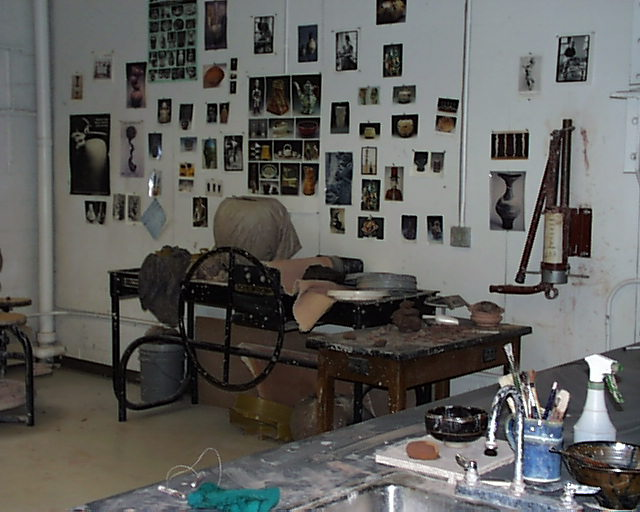
//> input picture OG_Files/olympus/pic.0008.jpg, 640 x 512 px; its folder holds 4 pictures in this run; the run also reads 1 picture not shown here
$ ./Task_2_Histogram_Matching ../../../OG_Files/olympus/pic.0008.jpg   (built with g++ and OpenCV 4)
//> lines starting //> are read from the running program, lines starting //| are printed output that depends on the picture
/*
*   Project_2_Task_2 : Histogram Matching
*
Author: Priyanshu Ranka
Date: 07/02/2025
Subject: PRCV
Problem Statement:
Implement a program that reads a target image and a database of images, computes a 2D color histogram for each image,
and finds the top N images that are most similar to the target image based on histogram intersection.
*/

// Include necessary libraries
#include <iostream>
#include <vector>
#include <string>
#include <algorithm>
#include <filesystem>
#include <opencv2/opencv.hpp>

// Define namespaces
using namespace cv;
using namespace std;
namespace fs = std::filesystem;

// Function to compute a 2D color histogram using rg chromaticity
vector<float> computeHistogram(const Mat& image, int bins = 16)
{
	// If image is not present, give error message
    if (image.empty())
    {
        cerr << "Error: Image is empty!" << endl;
        return {};
    }

	// Convert image to float and split into RGB channels
    Mat float_img;
    image.convertTo(float_img, CV_32F);  // Convert to float for division

    vector<Mat> channels(3);
    split(float_img, channels);

	// RGB Color space
    Mat r = channels[2];  // Red channel
    Mat g = channels[1];  // Green channel
    Mat b = channels[0];  // Blue channel

	// Compute rg chromaticity
    Mat sum_rgb = r + g + b + 1e-6;  // Avoid division by zero
    Mat r_norm = r / sum_rgb;
    Mat g_norm = g / sum_rgb;

    // Define histogram parameters
    int histSize[] = { bins, bins };
    float r_range[] = { 0, 1 };
    float g_range[] = { 0, 1 };
    const float* ranges[] = { r_range, g_range };
    int channelsArray[] = { 0, 1 };

    Mat hist;
    Mat rg_planes[] = { r_norm, g_norm };
    calcHist(rg_planes, 2, channelsArray, Mat(), hist, 2, histSize, ranges, true, false);

    // Normalize histogram (sum of all bins = 1)
    normalize(hist, hist, 1, 0, NORM_L1);

    // Flatten histogram into a vector
    vector<float> hist_vector;
    hist_vector.assign((float*)hist.datastart, (float*)hist.dataend);

    return hist_vector;
}

// Function to compute histogram intersection
float computeHistogramIntersection(const vector<float>& h1, const vector<float>& h2)
{
    float intersection = 0;
    for (size_t i = 0; i < h1.size(); ++i)
    {
        intersection += min(h1[i], h2[i]);  // Sum of min values
    }
    return intersection;  // Higher means more similar
}

// Main function
int main(int argc, char* argv[])
{
    if (argc != 2)
    {
        cerr << "Usage: " << argv[0] << " <targetImagePath>" << endl;
        return 1;
    }

	// Target image path, database directory path and N initializations
    string targetImagePath = argv[1];
    string databaseDirectory = "C:\\Users\\yashr\\Desktop\\NEU\\Semester 2\\PRCV\\Projects\\Project_2\\olympus";
    int N = 3;  // Top N matches (as required in thee project)

    // Load target image
    Mat target_image = imread(targetImagePath, IMREAD_COLOR);
//> target_image is the input picture: 512 rows x 640 cols, CV_8UC3; mean B, G, R 93.5, 96.3, 96.4
    if (target_image.empty())
    {
        cerr << "Error: Could not open target image." << endl;
        return 1;
    }

    // Compute histogram for the target image
    vector<float> target_histogram = computeHistogram(target_image);
//> in computeHistogram, `Mat g_norm = g / sum_rgb;`:
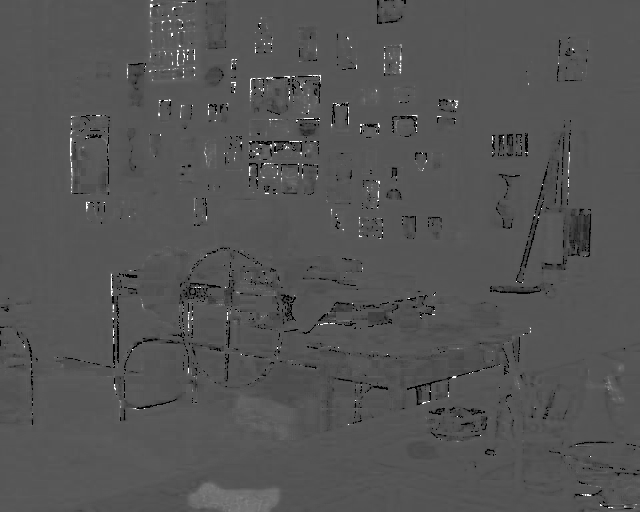
//> g_norm: 512 rows x 640 cols, CV_32FC1; min 0, max 1, mean 0.332
//> in computeHistogram, `hist_vector.assign((float*)hist.datastart, (float*)hist.dataend);`: hist_vector = 256 values, max 0.705 at index 85, min 0 at index 17, mean 0.00391
//> target_histogram has the same summary as hist_vector in computeHistogram
    if (target_histogram.empty())
    {
        cerr << "Error: Could not compute histogram for target image." << endl;
        return 1;
    }

    // Store filenames and histograms of database images
    vector<pair<float, string>> similarityScores;

    try
    {
        for (const auto& entry : fs::directory_iterator(databaseDirectory))
        {
            if (entry.is_regular_file())
            {
                string filename = entry.path().filename().string();
                string imagePath = entry.path().string();

                Mat image = imread(imagePath, IMREAD_COLOR);
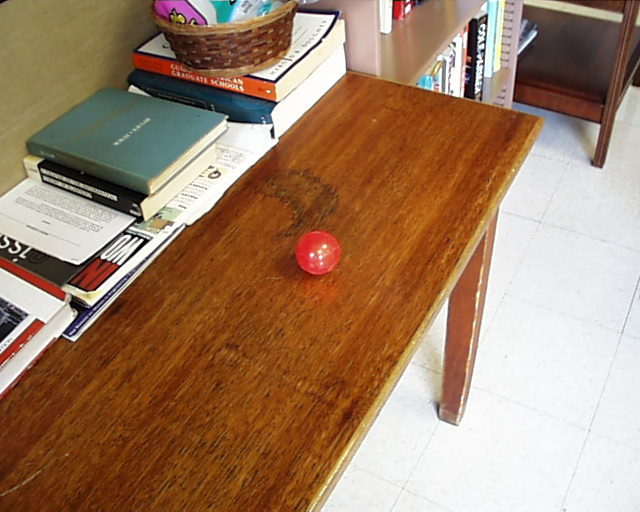
//> input picture OG_Files/olympus/pic.0028.jpg, 640 x 512 px
//> image is the input picture: 512 rows x 640 cols, CV_8UC3; mean B, G, R 103.9, 129, 160.9
                if (!image.empty())
                {
                    vector<float> imageHistogram = computeHistogram(image);
//> call 2 of computeHistogram, with bins = 16
//> in computeHistogram (call 2), `split(float_img, channels);`:
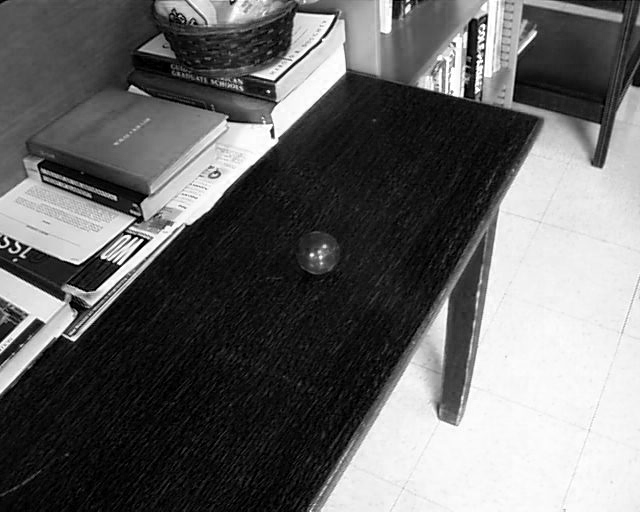
//> channels[0]: 512 rows x 640 cols, CV_32FC1; min 0, max 255, mean 103.9
//> in computeHistogram (call 2), `split(float_img, channels);`:
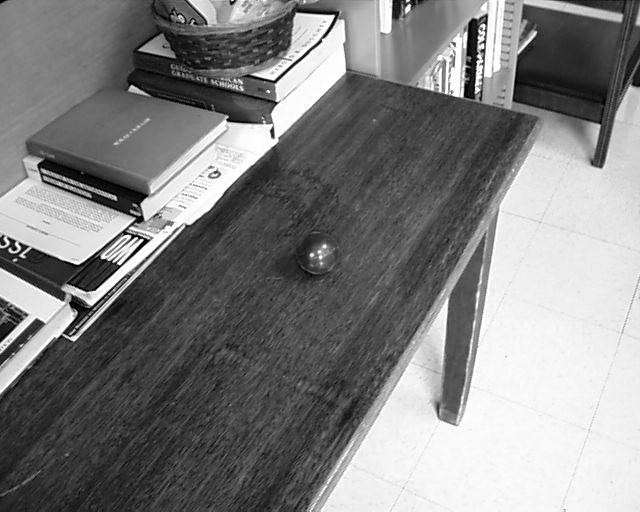
//> channels[1]: 512 rows x 640 cols, CV_32FC1; min 0, max 255, mean 129
//> in computeHistogram (call 2), `split(float_img, channels);`:
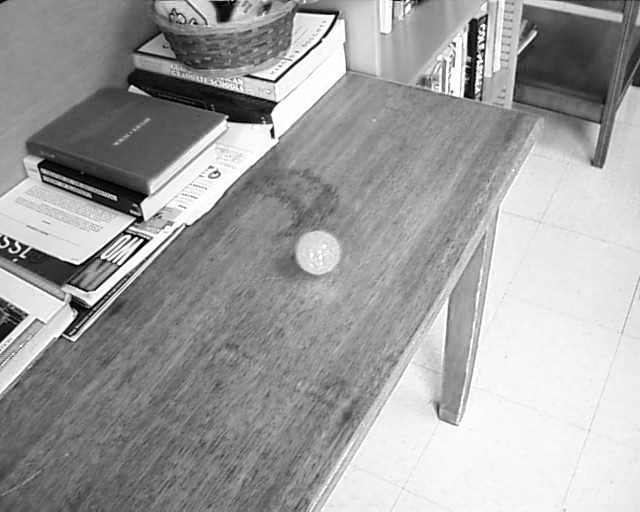
//> channels[2]: 512 rows x 640 cols, CV_32FC1; min 0, max 255, mean 160.9
//> in computeHistogram (call 2), `Mat r_norm = r / sum_rgb;`:
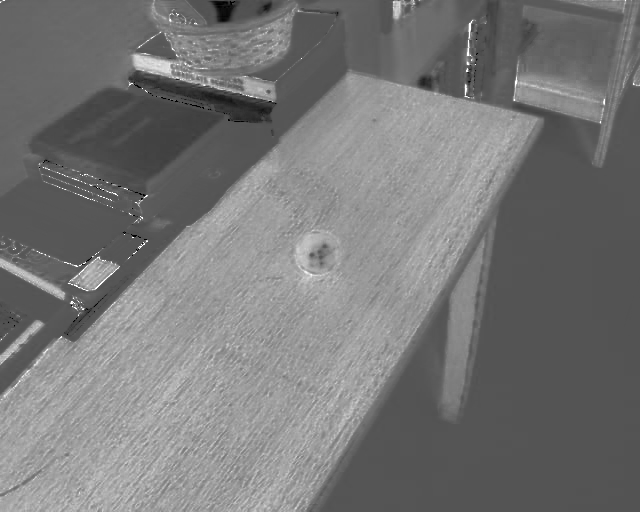
//> r_norm: 512 rows x 640 cols, CV_32FC1; min 0, max 1, mean 0.468
//> in computeHistogram (call 2), `Mat g_norm = g / sum_rgb;`:
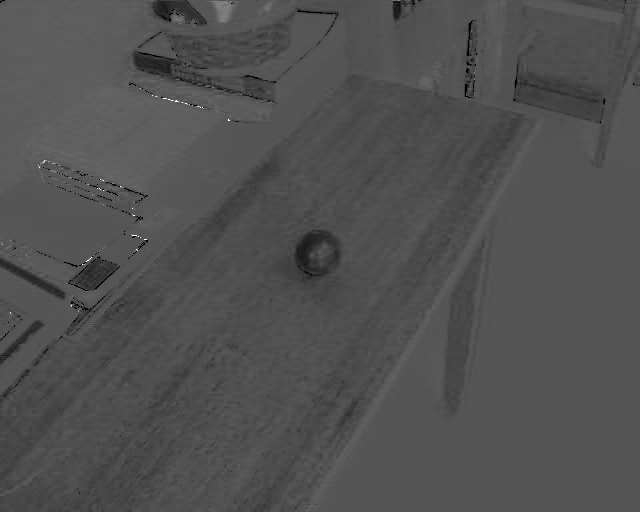
//> g_norm: 512 rows x 640 cols, CV_32FC1; min 0, max 1, mean 0.319
//> in computeHistogram (call 2), `hist_vector.assign((float*)hist.datastart, (float*)hist.dataend);`: hist_vector = 256 values, max 0.356 at index 85, min 0 at index 11, mean 0.00391
//> imageHistogram has the same summary as hist_vector in computeHistogram
                    if (!imageHistogram.empty())
                    {
                        float similarity = computeHistogramIntersection(target_histogram, imageHistogram);
//> the loop in computeHistogramIntersection, `for (size_t i = 0; i < h1.size(); ++i)` made 256 passes
//> intersection on passes 1 to 3: 0.000168, 0.000186, 0.000192
//> after the loop in computeHistogramIntersection, `for (size_t i = 0; i < h1.size(); ++i)`: intersection = 0.567
//> similarity = 0.567
                        similarityScores.push_back({ similarity, filename });
//> similarityScores = 1 item
                    }
                }
            }
        }
//> pass 2 of the loop `for (const auto& entry : fs::directory_iterator(databaseDirectory))`:
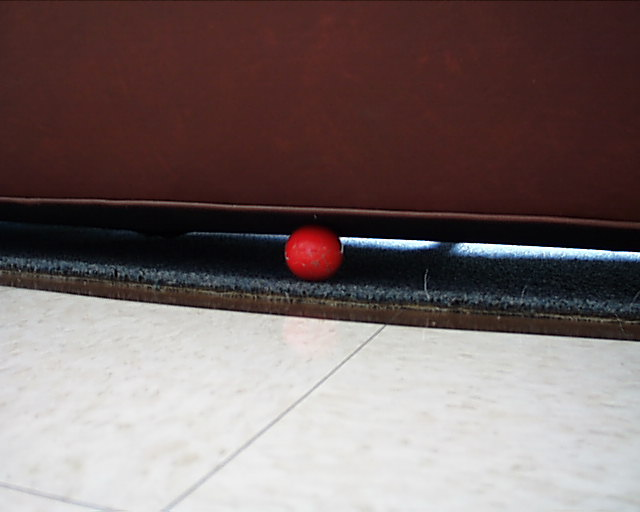
//> input picture OG_Files/olympus/pic.0029.jpg, 640 x 512 px
//> image is the input picture: 512 rows x 640 cols, CV_8UC3; mean B, G, R 104.5, 105.2, 120.6
//> in computeHistogram (call 3), `Mat r_norm = r / sum_rgb;`:
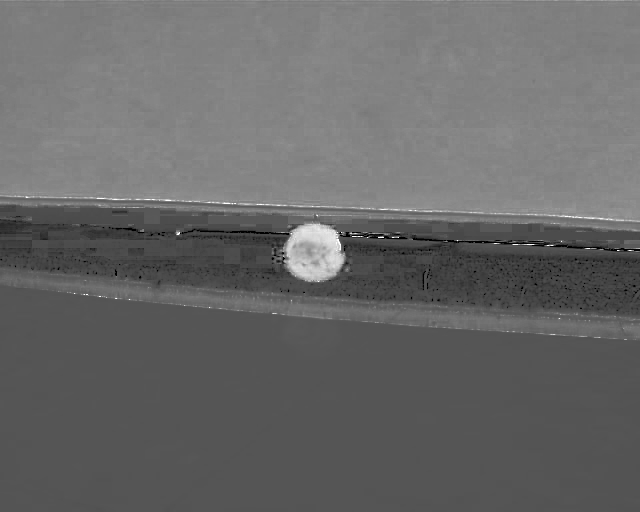
//> r_norm: 512 rows x 640 cols, CV_32FC1; min 0, max 1, mean 0.409
//> in computeHistogram (call 3), `Mat g_norm = g / sum_rgb;`:
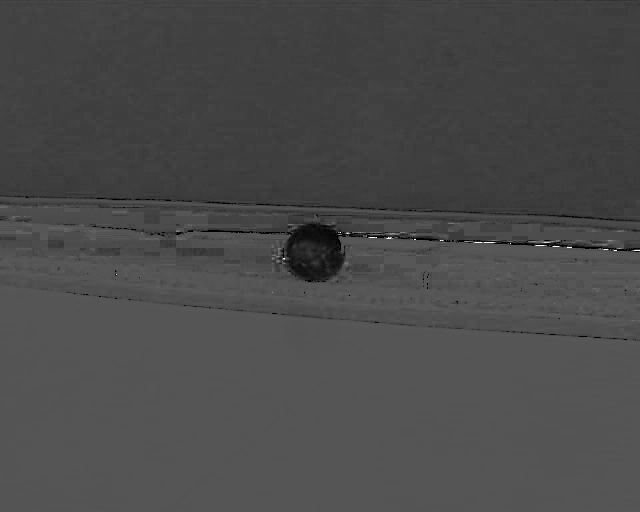
//> g_norm: 512 rows x 640 cols, CV_32FC1; min 0, max 1, mean 0.293
//> hist_vector = 256 values, max 0.397 at index 85, min 0 at index 12, mean 0.00391
//> imageHistogram has the same summary as hist_vector in computeHistogram
//> the loop in computeHistogramIntersection (call 2), `for (size_t i = 0; i < h1.size(); ++i)` made 256 passes
//> intersection on passes 1 to 3: 0.000824, 0.000851, 0.000885
//> similarity = 0.524
//> similarityScores = 2 items
//> pass 3 of the loop `for (const auto& entry : fs::directory_iterator(databaseDirectory))`:
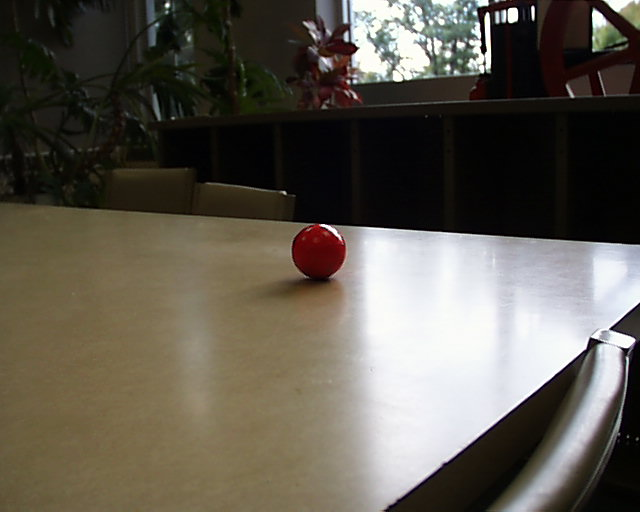
//> input picture OG_Files/olympus/pic.0027.jpg, 640 x 512 px
//> image is the input picture: 512 rows x 640 cols, CV_8UC3; mean B, G, R 79.7, 89.9, 95.2
//> in computeHistogram (call 4), `split(float_img, channels);`:
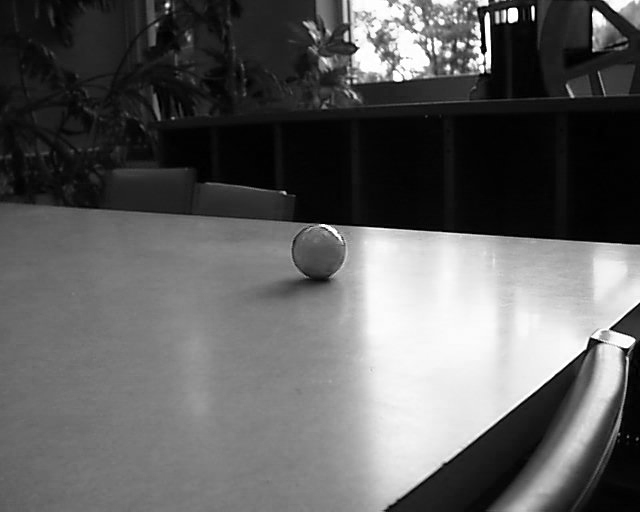
//> channels[2]: 512 rows x 640 cols, CV_32FC1; min 0, max 255, mean 95.2
//> in computeHistogram (call 4), `Mat g_norm = g / sum_rgb;`:
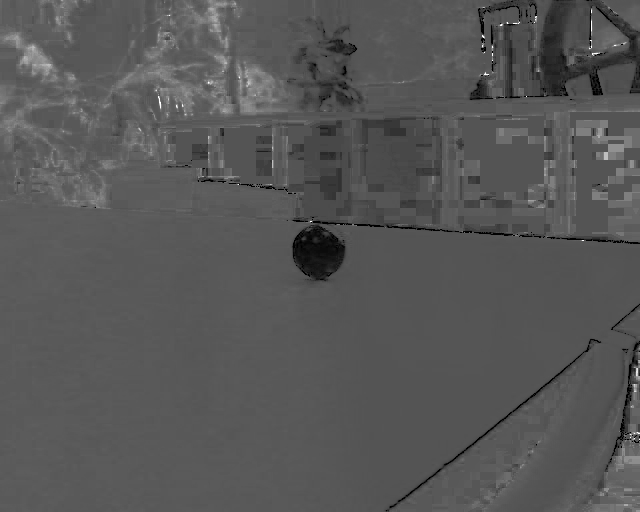
//> g_norm: 512 rows x 640 cols, CV_32FC1; min 0, max 1, mean 0.343
//> hist_vector = 256 values, max 0.358 at index 101, min 0 at index 1, mean 0.00391
//> imageHistogram has the same summary as hist_vector in computeHistogram
//> similarity = 0.57
//> similarityScores = 3 items
//> the loop made 4 passes; the first 3 are shown
    }
    catch (const fs::filesystem_error& ex)
    {
        cerr << "Error accessing database directory: " << ex.what() << endl;
        return 1;
    }

    // Sort images by highest similarity score (best matches first)
    sort(similarityScores.rbegin(), similarityScores.rend());

    // Display the target image
    namedWindow("Target Image", WINDOW_NORMAL);
    imshow("Target Image", target_image);
    waitKey(0);

    // Display the top N matched images
    for (int i = 1; i < (N +1); ++i)
    {
        string matchedImagePath = databaseDirectory + "\\" + similarityScores[i].second;
        Mat matchedImage = imread(matchedImagePath, IMREAD_COLOR);

        if (!matchedImage.empty())
        {
            string window_name = "Match " + to_string(i) + ": " + similarityScores[i].second;
            namedWindow(window_name, WINDOW_NORMAL);
            imshow(window_name, matchedImage);
        }
        else
        {
            cerr << "Error: Could not open matched image: " << matchedImagePath << endl;
        }
    }
//> pass 2 of the loop `for (int i = 1; i < (N +1); ++i)`:
//> pass 3 of the loop `for (int i = 1; i < (N +1); ++i)`:

    waitKey(0);
    destroyAllWindows();
    return 0;
}
